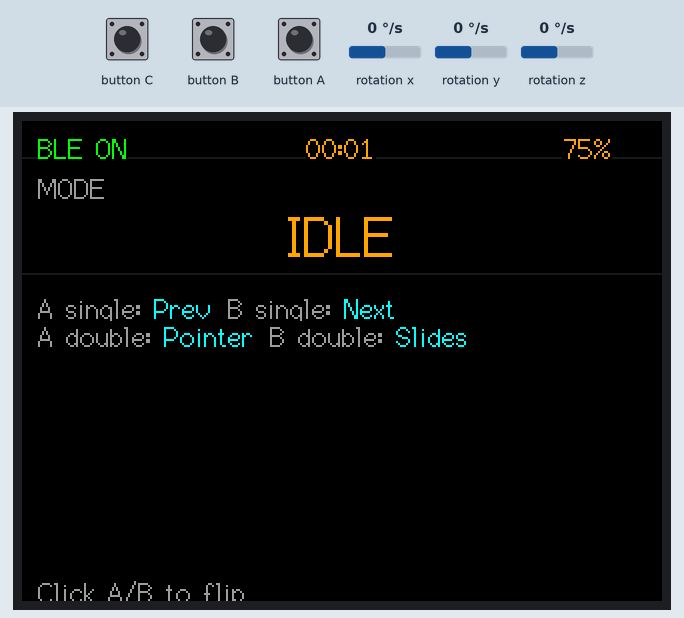
A sketch run on a simulated ESP32. On the bench: 320×240 colour display. The test bench sets the inputs (shaded band); at power-on: rotation x 0 °/s, rotation y 0 °/s, rotation z 0 °/s. USB keyboard and mouse output is not drawn.

Above: at 1.5 s.
1.6 s: button B pulsed LOW 2 times (0.12 s each, 0.3 s apart)
At 3.8 s:
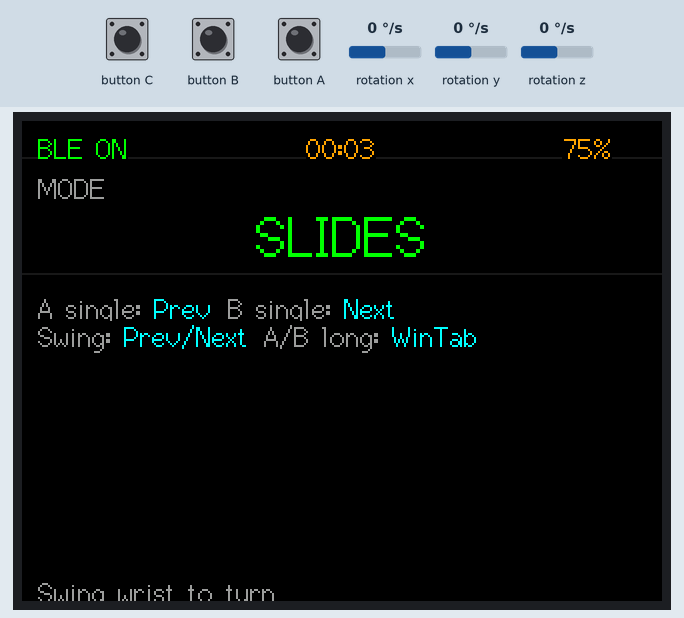
5.2 s: button A pulsed LOW 2 times (0.12 s each, 0.3 s apart)
At 7.0 s:
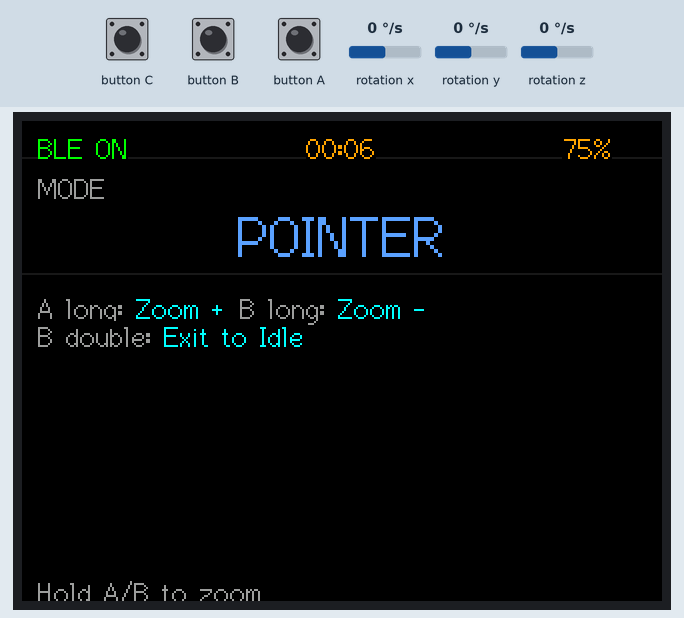
Timing chart, 0 to 8.5 s (numbered marks = the images above; inputs shaded):
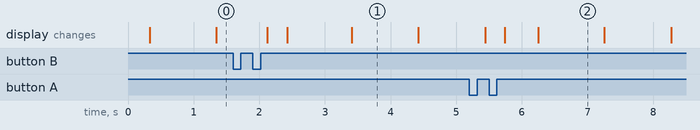

The sketch:

ble_hid_presentation.ino
```cpp
#include <M5Unified.h>
#include <BleKeyboard.h>

static constexpr uint16_t COLOR_BG = 0x0000;
static constexpr uint16_t COLOR_TEXT = 0xFD20;
static constexpr uint16_t COLOR_BADGE_SLIDES = 0x07E0;
static constexpr uint16_t COLOR_BADGE_POINTER = 0x5D1F;
static constexpr uint16_t COLOR_PANEL_SOFT = 0x18C3;
static constexpr uint16_t COLOR_OK = 0x07E0;
static constexpr uint16_t COLOR_WARN = 0xFBE0;
static constexpr uint16_t COLOR_SUBTEXT = 0x9CF3;
static constexpr uint16_t COLOR_HINT_VALUE = 0x07FF;
static constexpr uint8_t DISPLAY_ROTATION = 3;

static constexpr uint32_t EMIT_COOLDOWN_MS = 120;
static constexpr uint32_t A_LONG_PRESS_MS = 550;
static constexpr uint32_t B_LONG_PRESS_MS = 320;
static constexpr uint32_t A_DOUBLE_MIN_GAP_MS = 80;
static constexpr uint32_t A_DOUBLE_MAX_GAP_MS = 420;
static constexpr uint32_t B_DOUBLE_MIN_GAP_MS = 80;
static constexpr uint32_t B_DOUBLE_MAX_GAP_MS = 420;
static constexpr uint32_t DOUBLE_COOLDOWN_MS = 900;
static constexpr uint32_t DYNAMIC_REFRESH_MS = 250;
static constexpr float SWING_TRIGGER_T = 62.0f;
static constexpr float SWING_MARGIN_M = 10.0f;
static constexpr float SWING_REARM_T = 18.0f;
static constexpr uint32_t SWING_COOLDOWN_MS = 700;
static constexpr uint32_t SWING_IGNORE_AFTER_TRIGGER_MS = 220;
static constexpr int SWING_CALIB_SAMPLES = 12;

enum Mode {
  MODE_IDLE = 0,
  MODE_SLIDES = 1,
  MODE_POINTER = 2
};

struct AppState {
  Mode mode = MODE_IDLE;
  uint32_t lastEmitMs = 0;
  uint32_t lastToggleMs = 0;

  uint32_t aPressMs = 0;
  bool aPressed = false;
  bool aLongFired = false;
  bool aWaitSecond = false;
  uint32_t aLastReleaseMs = 0;
  uint32_t aSingleDeadlineMs = 0;

  uint32_t bPressMs = 0;
  bool bPressed = false;
  bool bLongFired = false;
  bool bWaitSecond = false;
  uint32_t bLastReleaseMs = 0;
  uint32_t bSingleDeadlineMs = 0;

  uint32_t sessionStartMs = 0;
  bool bleConnected = false;

  bool swingBiasReady = false;
  int swingCalibRemain = 0;
  float swingSumGx = 0.0f;
  float swingSumGy = 0.0f;
  float swingBiasGx = 0.0f;
  float swingBiasGy = 0.0f;
  bool swingArmed = true;
  uint32_t lastSwingMs = 0;
  uint32_t lastSwingTriggerMs = 0;

  bool dirty = true;
} state;

BleKeyboard bleKeyboard("PB-Watch", "PB-Control", 100);

uint32_t nowMs() {
  return millis();
}

bool canEmit() {
  return (nowMs() - state.lastEmitMs) >= EMIT_COOLDOWN_MS;
}

bool ensureBle() {
  if (bleKeyboard.isConnected()) return true;
  return false;
}

bool pressCombo(uint8_t mod1, uint8_t key) {
  if (!ensureBle()) return false;
  bleKeyboard.press(mod1);
  bleKeyboard.press(key);
  delay(12);
  bleKeyboard.release(key);
  bleKeyboard.release(mod1);
  state.lastEmitMs = nowMs();
  return true;
}

bool pressCombo2(uint8_t mod1, uint8_t mod2, uint8_t key) {
  if (!ensureBle()) return false;
  bleKeyboard.press(mod1);
  bleKeyboard.press(mod2);
  bleKeyboard.press(key);
  delay(12);
  bleKeyboard.release(key);
  bleKeyboard.release(mod2);
  bleKeyboard.release(mod1);
  state.lastEmitMs = nowMs();
  return true;
}

bool pressKey(uint8_t key) {
  if (!ensureBle()) return false;
  bleKeyboard.press(key);
  delay(12);
  bleKeyboard.release(key);
  state.lastEmitMs = nowMs();
  return true;
}

const char* modeText() {
  if (state.mode == MODE_SLIDES) return "SLIDES";
  if (state.mode == MODE_POINTER) return "POINTER";
  return "IDLE";
}

uint16_t modeColor() {
  if (state.mode == MODE_SLIDES) return COLOR_BADGE_SLIDES;
  if (state.mode == MODE_POINTER) return COLOR_BADGE_POINTER;
  return COLOR_TEXT;
}

void formatElapsed(char* out, size_t outSize) {
  uint32_t total = (nowMs() - state.sessionStartMs) / 1000;
  uint32_t mm = total / 60;
  uint32_t ss = total % 60;
  snprintf(out, outSize, "%02lu:%02lu", (unsigned long)mm, (unsigned long)ss);
}

void resetSwingCalibration() {
  state.swingBiasReady = false;
  state.swingCalibRemain = SWING_CALIB_SAMPLES;
  state.swingSumGx = 0.0f;
  state.swingSumGy = 0.0f;
  state.swingBiasGx = 0.0f;
  state.swingBiasGy = 0.0f;
  state.swingArmed = true;
  state.lastSwingMs = 0;
  state.lastSwingTriggerMs = 0;
}

void drawControlLine(int x, int y, const char* label1, const char* value1, const char* label2 = nullptr, const char* value2 = nullptr) {
  M5.Display.setTextSize(1);
  M5.Display.setTextColor(COLOR_SUBTEXT, COLOR_BG);
  M5.Display.setCursor(x, y);
  M5.Display.print(label1);

  int xNext = x + M5.Display.textWidth(label1);
  M5.Display.setTextColor(COLOR_HINT_VALUE, COLOR_BG);
  M5.Display.setCursor(xNext, y);
  M5.Display.print(value1);

  if (!label2 || !value2) return;

  xNext += M5.Display.textWidth(value1) + 8;
  M5.Display.setTextColor(COLOR_SUBTEXT, COLOR_BG);
  M5.Display.setCursor(xNext, y);
  M5.Display.print(label2);

  xNext += M5.Display.textWidth(label2);
  M5.Display.setTextColor(COLOR_HINT_VALUE, COLOR_BG);
  M5.Display.setCursor(xNext, y);
  M5.Display.print(value2);
}

const char* footerHint() {
  if (state.mode == MODE_POINTER) return "Hold A/B to zoom";
  if (state.mode == MODE_SLIDES) return "Swing wrist to turn";
  return "Click A/B to flip";
}

void renderStatus() {
  if (!state.dirty) return;
  state.dirty = false;

  const int w = M5.Display.width();
  const int h = M5.Display.height();
  const int pad = 8;
  M5.Display.fillScreen(COLOR_BG);
  M5.Display.drawFastHLine(0, 18, w, COLOR_PANEL_SOFT);
  M5.Display.drawFastHLine(0, 76, w, COLOR_PANEL_SOFT);

  M5.Display.setTextColor(COLOR_SUBTEXT, COLOR_BG);
  M5.Display.setTextSize(1);
  M5.Display.setCursor(pad, 26);
  M5.Display.print("MODE");

  M5.Display.setTextColor(modeColor(), COLOR_BG);
  M5.Display.setTextSize(2);
  int modeTw = M5.Display.textWidth(modeText());
  M5.Display.setCursor((w - modeTw) / 2, 42);
  M5.Display.print(modeText());

  M5.Display.setTextColor(COLOR_SUBTEXT, COLOR_BG);
  M5.Display.setTextSize(1);
  if (state.mode == MODE_POINTER) {
    drawControlLine(pad, 86, "A long: ", "Zoom +", "B long: ", "Zoom -");
    drawControlLine(pad, 100, "B double: ", "Exit to Idle");
  } else if (state.mode == MODE_SLIDES) {
    drawControlLine(pad, 86, "A single: ", "Prev", "B single: ", "Next");
    drawControlLine(pad, 100, "Swing: ", "Prev/Next", "A/B long: ", "WinTab");
  } else {
    drawControlLine(pad, 86, "A single: ", "Prev", "B single: ", "Next");
    drawControlLine(pad, 100, "A double: ", "Pointer", "B double: ", "Slides");
  }

  M5.Display.setTextColor(COLOR_SUBTEXT, COLOR_BG);
  M5.Display.setTextSize(1);
  M5.Display.setCursor(pad, h - 12);
  M5.Display.print(footerHint());
}

void renderDynamic() {
  const int w = M5.Display.width();
  const int pad = 8;

  M5.Display.setTextColor(COLOR_SUBTEXT, COLOR_BG);
  M5.Display.setTextSize(1);

  M5.Display.fillRect(pad, 4, 70, 12, COLOR_BG);
  M5.Display.setCursor(pad, 6);
  if (bleKeyboard.isConnected()) {
    M5.Display.setTextColor(COLOR_OK, COLOR_BG);
    M5.Display.print("BLE ON");
  } else {
    M5.Display.setTextColor(COLOR_WARN, COLOR_BG);
    M5.Display.print("BLE OFF");
  }

  char elapsed[16];
  formatElapsed(elapsed, sizeof(elapsed));
  M5.Display.setTextColor(COLOR_TEXT, COLOR_BG);
  M5.Display.fillRect((w / 2) - 28, 4, 56, 12, COLOR_BG);
  M5.Display.setCursor((w / 2) - 18, 6);
  M5.Display.print(elapsed);

  M5.Display.fillRect(w - 56, 4, 56, 12, COLOR_BG);
  M5.Display.setCursor(w - 50, 6);
  M5.Display.printf("%d%%", M5.Power.getBatteryLevel());
}

void sendSlidesPrev() {
  if (!canEmit()) return;
  pressKey(KEY_LEFT_ARROW);
}

void sendSlidesNext() {
  if (!canEmit()) return;
  pressKey(KEY_RIGHT_ARROW);
}

void sendWindowNext() {
  if (!canEmit()) return;
  pressCombo(KEY_LEFT_ALT, KEY_TAB);
}

void sendWindowPrev() {
  if (!canEmit()) return;
  pressCombo2(KEY_LEFT_ALT, KEY_LEFT_SHIFT, KEY_TAB);
}

void sendZoomOnStep() {
  if (!canEmit()) return;
  pressCombo(KEY_LEFT_GUI, KEY_NUM_PLUS);
}

void sendZoomOffStep() {
  if (!canEmit()) return;
  pressCombo(KEY_LEFT_GUI, KEY_NUM_MINUS);
}

void closeMagnifier() {
  pressCombo(KEY_LEFT_GUI, KEY_ESC);
}

void setModeIdle() {
  if (state.mode == MODE_POINTER) {
    closeMagnifier();
  }
  state.mode = MODE_IDLE;
  resetSwingCalibration();
  state.dirty = true;
}

void setModeSlides() {
  if (state.mode == MODE_POINTER) {
    closeMagnifier();
  }
  state.mode = MODE_SLIDES;
  resetSwingCalibration();
  state.dirty = true;
}

void setModePointer() {
  state.mode = MODE_POINTER;
  resetSwingCalibration();
  state.dirty = true;
}

void handleSlideSwings() {
  if (state.mode != MODE_SLIDES) return;
  if (!M5.Imu.isEnabled()) return;
  if (!M5.Imu.update()) return;

  const uint32_t t = nowMs();
  float gx = 0.0f;
  float gy = 0.0f;
  float gz = 0.0f;
  M5.Imu.getGyro(&gx, &gy, &gz);

  if (!state.swingBiasReady) {
    state.swingSumGx += gx;
    state.swingSumGy += gy;
    state.swingCalibRemain -= 1;

    if (state.swingCalibRemain <= 0) {
      state.swingBiasGx = state.swingSumGx / SWING_CALIB_SAMPLES;
      state.swingBiasGy = state.swingSumGy / SWING_CALIB_SAMPLES;
      state.swingBiasReady = true;
      state.swingCalibRemain = 0;
    }
    return;
  }

  if (state.lastSwingTriggerMs > 0 && (t - state.lastSwingTriggerMs) < SWING_IGNORE_AFTER_TRIGGER_MS) return;
  if (state.lastSwingMs > 0 && (t - state.lastSwingMs) < SWING_COOLDOWN_MS) return;

  gx -= state.swingBiasGx;
  gy -= state.swingBiasGy;

  const float sx = -gy;
  const float sy = -gx;
  const float nextScore = (sx > 0 ? sx : 0) * 0.7f + (sy > 0 ? sy : 0) * 0.5f;
  const float prevScore = (sx < 0 ? -sx : 0) * 0.7f + (sy < 0 ? -sy : 0) * 0.5f;
  const float best = nextScore > prevScore ? nextScore : prevScore;
  const float diff = nextScore > prevScore ? (nextScore - prevScore) : (prevScore - nextScore);

  if (!state.swingArmed) {
    if (best < SWING_REARM_T) state.swingArmed = true;
    return;
  }
  if (best < SWING_TRIGGER_T) return;
  if (diff < SWING_MARGIN_M) return;
  if (!canEmit()) return;

  bool sent = false;
  if (nextScore > prevScore) {
    sent = pressKey(KEY_RIGHT_ARROW);
  } else {
    sent = pressKey(KEY_LEFT_ARROW);
  }
  if (!sent) return;

  state.swingArmed = false;
  state.lastSwingMs = t;
  state.lastSwingTriggerMs = t;
}

void onAShortSingle() {
  if (state.mode == MODE_IDLE || state.mode == MODE_SLIDES) {
    sendSlidesPrev();
  }
}

void onBShortSingle() {
  if (state.mode == MODE_IDLE || state.mode == MODE_SLIDES) {
    sendSlidesNext();
  }
}

void onADouble() {
  if ((nowMs() - state.lastToggleMs) < DOUBLE_COOLDOWN_MS) return;
  setModePointer();
  state.lastToggleMs = nowMs();
}

void onBDouble() {
  if ((nowMs() - state.lastToggleMs) < DOUBLE_COOLDOWN_MS) return;
  if (state.mode == MODE_IDLE) setModeSlides();
  else setModeIdle();
  state.lastToggleMs = nowMs();
}

void onALong() {
  if (state.mode == MODE_SLIDES) {
    sendWindowNext();
    return;
  }
  if (state.mode == MODE_POINTER) {
    sendZoomOnStep();
  }
}

void onBLong() {
  if (state.mode == MODE_SLIDES) {
    sendWindowPrev();
    return;
  }
  if (state.mode == MODE_POINTER) {
    sendZoomOffStep();
  }
}

void handleA() {
  const uint32_t t = nowMs();
  const bool down = M5.BtnA.isPressed();

  if (down && !state.aPressed) {
    state.aPressed = true;
    state.aPressMs = t;
    state.aLongFired = false;
  }

  if (down && !state.aLongFired && (t - state.aPressMs >= A_LONG_PRESS_MS)) {
    onALong();
    state.aLongFired = true;
    state.aWaitSecond = false;
    state.aSingleDeadlineMs = 0;
  }

  if (!down && state.aPressed) {
    state.aPressed = false;
    if (state.aLongFired) {
      state.aLongFired = false;
      return;
    }

    if (state.aWaitSecond) {
      const uint32_t gap = t - state.aLastReleaseMs;
      if (gap >= A_DOUBLE_MIN_GAP_MS && gap <= A_DOUBLE_MAX_GAP_MS) {
        onADouble();
        state.aWaitSecond = false;
        state.aSingleDeadlineMs = 0;
      } else {
        state.aLastReleaseMs = t;
        state.aSingleDeadlineMs = t + A_DOUBLE_MAX_GAP_MS;
      }
    } else {
      state.aWaitSecond = true;
      state.aLastReleaseMs = t;
      state.aSingleDeadlineMs = t + A_DOUBLE_MAX_GAP_MS;
    }
  }

  if (state.aWaitSecond && state.aSingleDeadlineMs > 0 && t >= state.aSingleDeadlineMs) {
    onAShortSingle();
    state.aWaitSecond = false;
    state.aSingleDeadlineMs = 0;
  }
}

void handleB() {
  const uint32_t t = nowMs();
  const bool down = M5.BtnB.isPressed();

  if (down && !state.bPressed) {
    state.bPressed = true;
    state.bPressMs = t;
    state.bLongFired = false;
  }

  if (down && !state.bLongFired && (t - state.bPressMs >= B_LONG_PRESS_MS)) {
    onBLong();
    state.bLongFired = true;
    state.bWaitSecond = false;
    state.bSingleDeadlineMs = 0;
  }

  if (!down && state.bPressed) {
    state.bPressed = false;
    if (state.bLongFired) {
      state.bLongFired = false;
      return;
    }

    if (state.bWaitSecond) {
      const uint32_t gap = t - state.bLastReleaseMs;
      if (gap >= B_DOUBLE_MIN_GAP_MS && gap <= B_DOUBLE_MAX_GAP_MS) {
        onBDouble();
        state.bWaitSecond = false;
        state.bSingleDeadlineMs = 0;
      } else {
        state.bLastReleaseMs = t;
        state.bSingleDeadlineMs = t + B_DOUBLE_MAX_GAP_MS;
      }
    } else {
      state.bWaitSecond = true;
      state.bLastReleaseMs = t;
      state.bSingleDeadlineMs = t + B_DOUBLE_MAX_GAP_MS;
    }
  }

  if (state.bWaitSecond && state.bSingleDeadlineMs > 0 && t >= state.bSingleDeadlineMs) {
    onBShortSingle();
    state.bWaitSecond = false;
    state.bSingleDeadlineMs = 0;
  }
}

void setup() {
  auto cfg = M5.config();
  cfg.internal_imu = true;
  M5.begin(cfg);

  M5.Display.setRotation(DISPLAY_ROTATION);
  M5.Display.setTextFont(2);
  M5.Display.fillScreen(COLOR_BG);

  bleKeyboard.begin();
  state.sessionStartMs = nowMs();
  state.bleConnected = bleKeyboard.isConnected();
  resetSwingCalibration();
  state.dirty = true;
  renderStatus();
  renderDynamic();
}

void loop() {
  M5.update();
  const bool bleNow = bleKeyboard.isConnected();
  if (bleNow != state.bleConnected) {
    state.bleConnected = bleNow;
    state.dirty = true;
  }

  handleA();
  handleB();
  handleSlideSwings();

  static uint32_t lastUi = 0;
  const uint32_t t = nowMs();
  if (state.dirty) {
    renderStatus();
    renderDynamic();
  }
  if (t - lastUi > DYNAMIC_REFRESH_MS) {
    renderDynamic();
    lastUi = t;
  }

  delay(5);
}
```

Measured:
- after the input at 1.6 s, the display: first changes after 0.52 s (image 1 shows a later state)
- after the input at 5.2 s, the display: first differs from a run without the input after 0.54 s (image 2 shows a later state)
